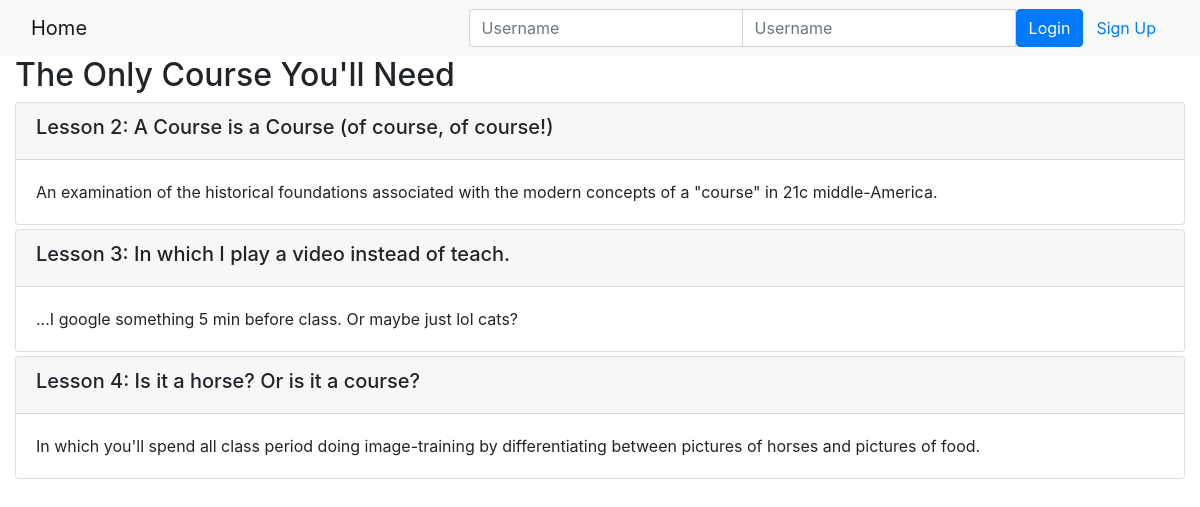
Page /onlinecourse/1/ on the committed database.
### onlinecourse/models.py (models this page shows, shortened)
class Course(models.Model):
    name = models.CharField(null=False, max_length=30, default='online course')
    image = models.ImageField(upload_to='course_images/')
    description = models.CharField(max_length=1000)
    pub_date = models.DateField(null=True)
    instructors = models.ManyToManyField(Instructor)
    users = models.ManyToManyField(settings.AUTH_USER_MODEL, through='Enrollment')
    total_enrollment = models.IntegerField(default=0)
    is_enrolled = False

class Lesson(models.Model):
    title = models.CharField(max_length=200, default="title")
    order = models.IntegerField(default=0)
    course = models.ForeignKey(Course, on_delete=models.CASCADE)
    content = models.TextField()

### onlinecourse/views.py (the view)
# urls.py: path('<int:pk>/', views.CourseDetailView.as_view(), name='course_details'),
class CourseDetailView(generic.DetailView):
    model = Course
    template_name = 'onlinecourse/course_detail_bootstrap.html'

### onlinecourse/templates/onlinecourse/course_detail_bootstrap.html (shortened to what this page needs)
<!DOCTYPE html>
<html lang="en">
<head>
     {% load static %}
    <link rel="stylesheet" href="https://maxcdn.bootstrapcdn.com/bootstrap/4.5.2/css/bootstrap.min.css">
</head>
<body>
    <nav class="navbar navbar-light bg-light">
        <div class="container-fluid">
            <div class="navbar-header">
                  <a class="navbar-brand" href="{% url 'onlinecourse:index' %}">Home</a>
            </div>
            <ul class="nav navbar-nav navbar-right">
                {% if user.is_authenticated %}
                <li>
                    <a class="btn btn-link" href="#">{{ user.first_name }}({{ user.username }})</a>
                    <a class="btn btn-link" href="{% url 'onlinecourse:logout' %}">Logout</a>
                </li>
                {% else %}
                <li>
                    <form class="form-inline" action="{% url 'onlinecourse:login' %}" method="post">
                        <div class="input-group">
                            <input type="text" class="form-control" placeholder="Username" name="username" >
                            <input type="password" class="form-control" placeholder="Username" name="psw" >
                            <button class="btn btn-primary" type="submit">Login</button>
                            <a class="btn btn-link" href="{% url 'onlinecourse:registration' %}">Sign Up</a>
                        </div>
                    </form>
                </li>
                {% endif %}
            </ul>
        </div>
    </nav>
    <div class="container-fluid">
            <h2>{{ course.name }}</h2>
            <div class="card-columns-vertical">
                {% for lesson in course.lesson_set.all %}
                    <div class="card mt-1">
                        <div class="card-header"><h5>Lesson {{lesson.order|add:1}}: {{lesson.title}}</h5></div>
                        <div class="card-body">{{lesson.content}}</div>
                    </div>
                {% endfor %}
            </div>
    </div>
</body>
</html>

### rows in the picture
Course: name "The Only Course You'll Need"
Lesson: order|add "2", title "A Course is a Course (of course, of course!)", content "An examination of the historical foundations associated with the modern concepts of a \"course\" in 21c middle-America."
Lesson: order|add "3", title "In which I play a video instead of teach.", content "...I google something 5 min before class. Or maybe just lol cats?"
Lesson: order|add "4", title "Is it a horse? Or is it a course?", content "In which you'll spend all class period doing image-training by differentiating between pictures of horses and pictures of food."
